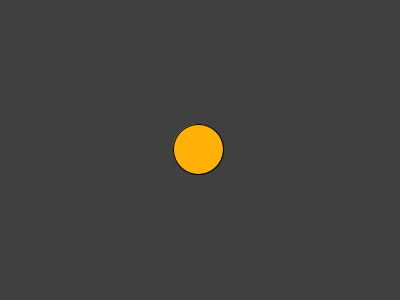
Frame 1 (no input)
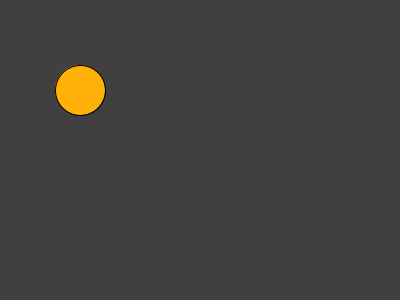
Frame 60 (the mouse pressed at the canvas centre just before this capture)
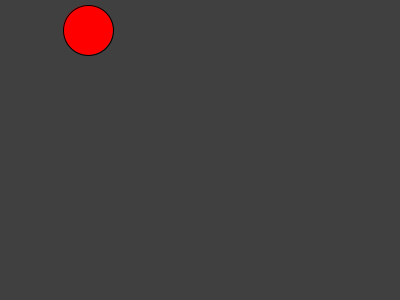
Frame 120 (the mouse held since frame 60 and released just before this capture)

The Processing sketch that drew these frames (run headless with seeded random() and noise(); from frame 60 on, the mouse is pressed at the canvas centre):

// Processing sketch: BouncingBalls
// ── BouncingBalls.pde
float xPos, yPos; // x-position
float vx, vy; // speed in x-direction
int radius;

void setup()
{
  size(400, 300);
  fill(255, 177, 8);
  textSize(48);

  radius = 50;

  xPos = width/2;  // Initialise xPos to centre of sketch
  yPos = height/2;
  vx = -2; // Set speed in x-direction to -2 (moving left)
  vy = -1;
}

void draw()
{
  background(64);

  xPos = xPos + vx;  // Change x-position on each redraw
  yPos = yPos + vy;

  ellipse(xPos, yPos, radius, radius);

  if (xPos<=25) {
    fill(255,0,0);
    vx = -vx ;
  }

  if (xPos>=375) {
    fill(0,255,0);
    vx = - vx;
  }
  if (yPos>=275) {
  fill(0,0,255);  
  vy = - vy;}
    
 if (yPos<=0) {
 fill(243,122,245);   
 vy = - vy;}
}
